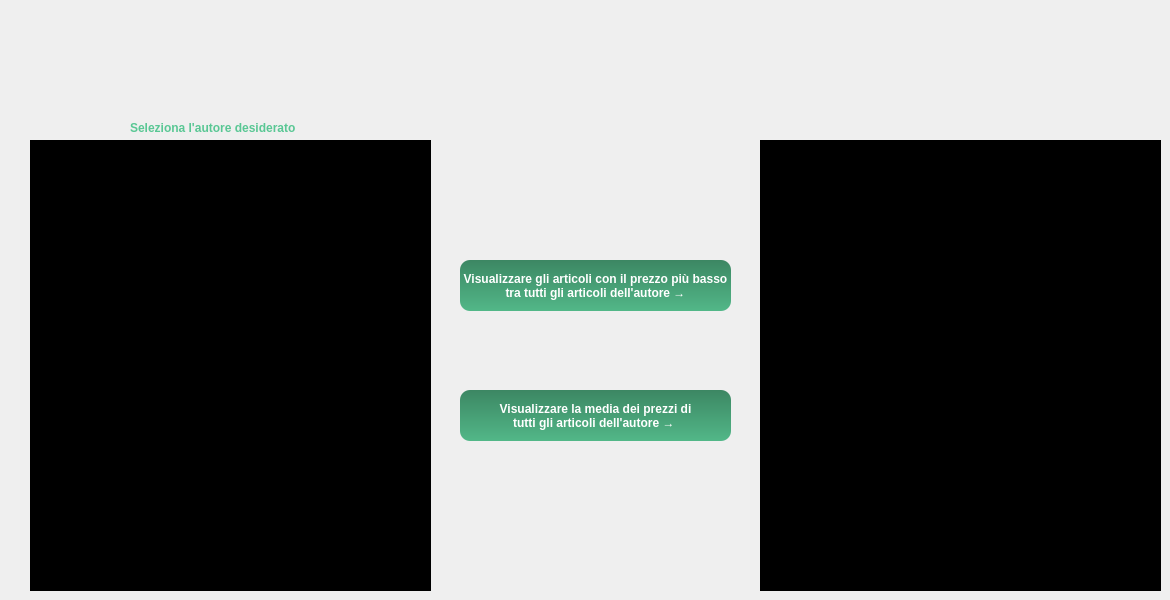
    <widget class="QWidget" name="paginaSelezionaAutore">
     <widget class="QLabel" name="label_43">
      <property name="geometry">
       <rect>
        <x>130</x>
        <y>120</y>
        <width>171</width>
        <height>16</height>
       </rect>
      </property>
      <property name="font">
       <font>
        <family>Tahoma</family>
        <weight>75</weight>
        <bold>true</bold>
       </font>
      </property>
      <property name="styleSheet">
       <string notr="true">color: rgb(89, 199, 148);</string>
      </property>
      <property name="text">
       <string>Seleziona l'autore desiderato</string>
      </property>
     </widget>
     <widget class="QListWidget" name="tuttiAutoriSezioneC">
      <property name="geometry">
       <rect>
        <x>30</x>
        <y>140</y>
        <width>401</width>
        <height>451</height>
       </rect>
      </property>
      <property name="font">
       <font>
        <family>Tahoma</family>
        <pointsize>8</pointsize>
        <weight>75</weight>
        <bold>true</bold>
       </font>
      </property>
      <property name="styleSheet">
       <string notr="true">QListWidget{
background-color: rgb(0, 0, 0);
color: rgb(96, 214, 159);
}

  QListWidget::item:selected {
   background-color: rgb(96, 214, 159);
 }
</string>
      </property>
     </widget>
     <widget class="QPushButton" name="bottMetodoC3">
      <property name="geometry">
       <rect>
        <x>460</x>
        <y>390</y>
        <width>271</width>
        <height>51</height>
       </rect>
      </property>
      <property name="font">
       <font>
        <family>Tahoma</family>
        <weight>75</weight>
        <bold>true</bold>
       </font>
      </property>
      <property name="styleSheet">
       <string notr="true">QPushButton{
	background-color: qlineargradient(spread:pad, x1:1, y1:0, x2:1, y2:1, stop:0 rgba(60, 135, 99, 255), stop:1 rgba(82, 183, 136, 255));
	color: rgb(255, 255, 255);
	border-radius: 10px;
}

QPushButton:hover{
	background-color: rgb(60, 134, 99);
}
QPushButton:pressed {
	background-color: rgb(43, 97, 72);
}
</string>
      </property>
      <property name="text">
       <string>Visualizzare la media dei prezzi di 
tutti gli articoli dell'autore → </string>
      </property>
     </widget>
     <widget class="QPushButton" name="bottMetodoC1">
      <property name="geometry">
       <rect>
        <x>460</x>
        <y>260</y>
        <width>271</width>
        <height>51</height>
       </rect>
      </property>
      <property name="font">
       <font>
        <family>Tahoma</family>
        <weight>75</weight>
        <bold>true</bold>
       </font>
      </property>
      <property name="styleSheet">
       <string notr="true">QPushButton{
	background-color: qlineargradient(spread:pad, x1:1, y1:0, x2:1, y2:1, stop:0 rgba(60, 135, 99, 255), stop:1 rgba(82, 183, 136, 255));
	color: rgb(255, 255, 255);
	border-radius: 10px;
}

QPushButton:hover{
	background-color: rgb(60, 134, 99);
}
QPushButton:pressed {
	background-color: rgb(43, 97, 72);
}
</string>
      </property>
      <property name="text">
       <string>Visualizzare gli articoli con il prezzo più basso
 tra tutti gli articoli dell'autore → </string>
      </property>
     </widget>
     <widget class="QListWidget" name="visualizzatoreSezioneC">
      <property name="geometry">
       <rect>
        <x>760</x>
        <y>140</y>
        <width>401</width>
        <height>451</height>
       </rect>
      </property>
      <property name="font">
       <font>
        <family>Tahoma</family>
        <pointsize>8</pointsize>
        <weight>75</weight>
        <bold>true</bold>
       </font>
      </property>
      <property name="styleSheet">
       <string notr="true">QListWidget{
background-color: rgb(0, 0, 0);
color: rgb(96, 214, 159);
}

  QListWidget::item:selected {
   background-color: rgb(96, 214, 159);
 }
</string>
      </property>
     </widget>
    </widget>
